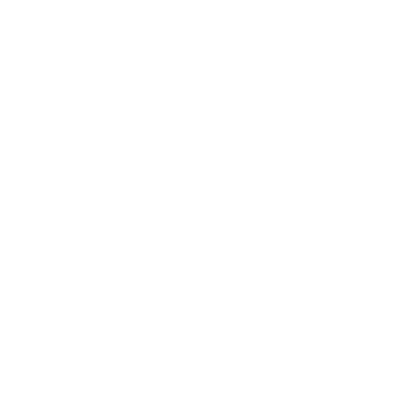
Frame 1 (no input)
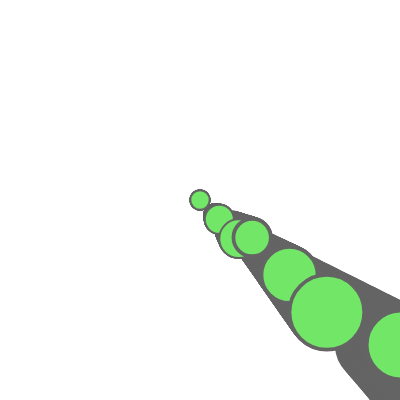
Frame 60 (no input)
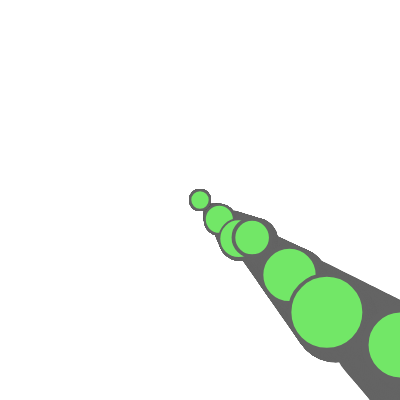
Frame 120 (the mouse pressed at the canvas centre since frame 60)

The p5.js sketch that drew these frames (run headless with seeded random() and noise() and a simulated clock; from frame 60 on, the mouse is pressed at the canvas centre):

// p5.js sketch
// ── sketch.js
var waveLengthOne = 125.0;
var waveLengthTwo = 90.0;
var pointCount = 0;
var angle = 0.0;
var amplitude = 200;
var colorFrom, colorTo;
function setup(){
  createCanvas(400,400);
}
function draw(){
  colorFrom = color(0,
  100,
  140);
  colorTo = color(122,
  240,
  100);
  if(pointCount > 10000){
    noLoop();
  }
  noFill();
  strokeWeight(1);
  stroke(100);
  translate(width/2, height/2);

  for(var i=0; i < pointCount; i++){
   lerpAmt=map(sin(radians(frameCount)),-1,1,0,1);
    var lerpedCol = lerpColor(colorFrom,
      colorTo,
      lerpAmt);    
    fill(lerpedCol);
    scale(map(sin(radians(frameCount)),-1,1,1,2));

  angle = i / waveLengthOne * TWO_PI;
  var y = sin(angle)* amplitude;
  
  angle = i / waveLengthTwo * TWO_PI;
  var x = sin(angle)* amplitude;
  booboo(x,y);
  }

pointCount++;
}
function booboo(x,y){
  for(i=0;i<3;i++){
    ellipse(x+i*10,y+i*10,10+i*5,10+i*5);
  }
}
  
